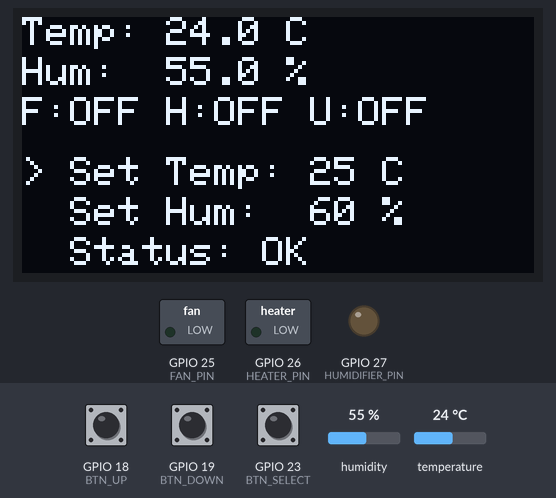
Simulated run of this sketch. Board: ESP32. Shown: 128×64 one-colour display, switched loads named in the sketch (green lamp = pin HIGH), output pins drawn as LEDs (lit = HIGH). Dashed ring = blinking. The inputs (shaded band) are chosen by the test bench; at power-on: humidity 55 %, GPIO 23 (BTN_SELECT) HIGH, temperature 24 °C, GPIO 18 (BTN_UP) HIGH, GPIO 19 (BTN_DOWN) HIGH. WiFi joins after 1.5 s; servers stay silent unless stated; what the sketch prints to the serial monitor is not drawn.

Above: at 12.0 s.
12.1 s: humidity set to 64 %
At 14.0 s:
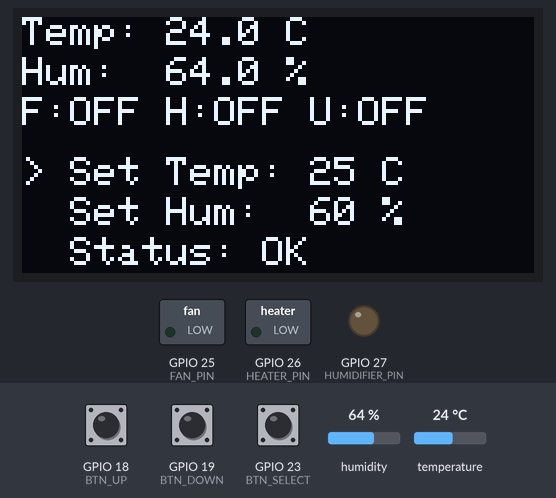
14.4 s: humidity set to 67 %
At 15.8 s:
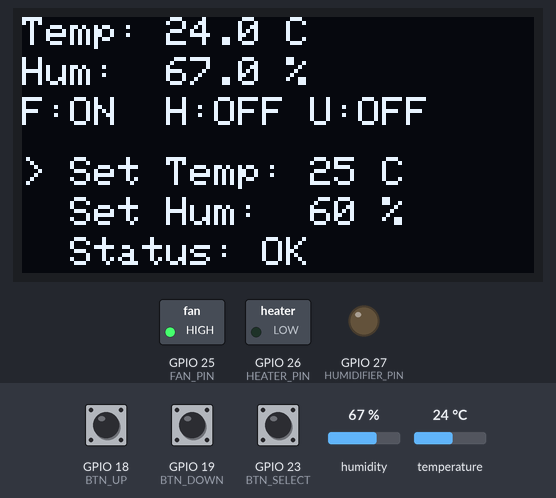
20.5 s: GPIO 23 (BTN_SELECT) pulled LOW for 3.2 s
At 24.3 s:
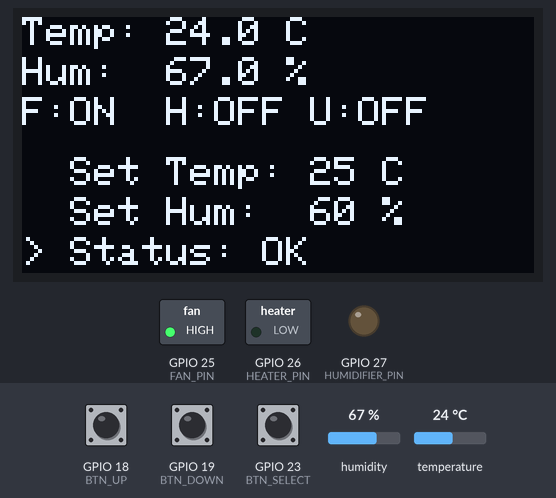
25.2 s: temperature set to 22 °C
At 26.6 s:
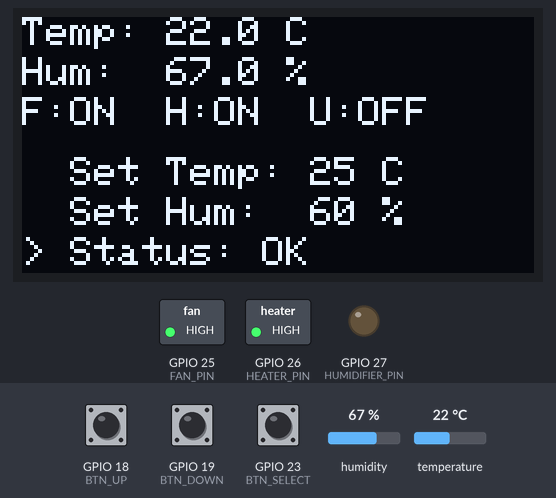
27.0 s: humidity set to 56 %
At 28.4 s:
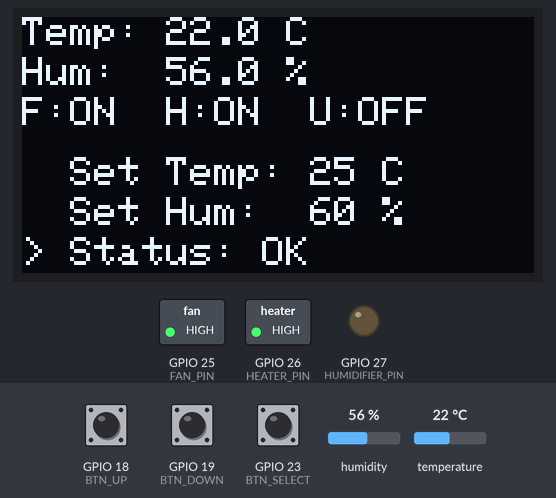
29.1 s: humidity set to 53 %
At 30.0 s:
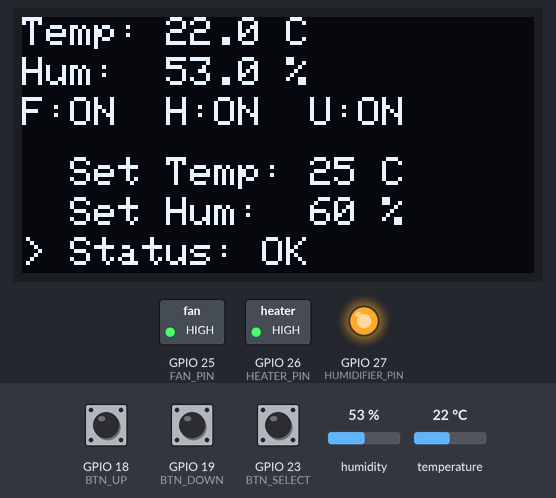
Timing chart, 0 to 32.1 s (numbered marks = the images above; inputs shaded):
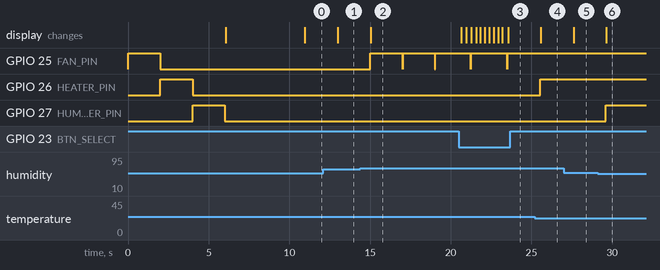

The sketch:

Final_Incubator_Code_For_ESP-32.ino
```cpp
/*
 * ====== ESP32 INCUBATOR WITH BAR PLOT & DEBUGGING ======
 *
 * PIN CONNECTIONS (Based on Code Definitions):
 *
 * SENSORS:
 * - Pin 32 (DHTPIN): DHT11 Temperature & Humidity Sensor DATA pin
 *
 * I2C DISPLAY:
 * - Pin 21: OLED SDA (I2C Data)
 * - Pin 22: OLED SCL (I2C Clock)
 *
 * RELAY/MOSFET CONTROLS:
 * - Pin 25 (FAN_PIN): Fan Control (MOSFET Gate or Relay)
 * - Pin 26 (HEATER_PIN): Heater Control (MOSFET Gate or Relay)
 * - Pin 27 (HUMIDIFIER_PIN): Humidifier Control (MOSFET Gate or Relay)
 *
 * USER BUTTONS:
 * - Pin 18 (BTN_UP): UP Button (with internal pullup)
 * - Pin 19 (BTN_DOWN): DOWN Button (with internal pullup)
 * - Pin 23 (BTN_SELECT): SELECT Button (with internal pullup)
 *
 * POWER CONNECTIONS:
 * - 3.3V: DHT11 VCC, OLED VCC
 * - GND: DHT11 GND, OLED GND, All button common terminals, MOSFET Source
 *
 * BLYNK VIRTUAL PINS:
 * - V0: Current Temperature (°C) - Read Only
 * - V1: Current Humidity (%) - Read Only
 * - V2: Set Temperature (°C) - Read/Write
 * - V3: Set Humidity (%) - Read/Write
 * - V4: Bar Plot Data - Read Only
 *
 * WIFI CREDENTIALS:
 * - SSID: "ESP"
 * - Password: "12345678"
 *
 * DEBUGGING FEATURES:
 * - Complete serial monitoring
 * - Pin testing at startup
 * - Climate control decision logging
 * - Device status display on OLED
 */

// ====== BLYNK CONFIG ======
#define BLYNK_TEMPLATE_ID "TMPL6o_Ss5yuX"
#define BLYNK_TEMPLATE_NAME "Incubator"
#define BLYNK_AUTH_TOKEN "2bJeptLlKvZvXygXEwWGyuGJQzziTzx_"
#include <WiFi.h>
#include <Wire.h>
#include <Adafruit_GFX.h>
#include <Adafruit_SSD1306.h>
#include "DHT.h"
#include <BlynkSimpleEsp32.h>

char auth[] = BLYNK_AUTH_TOKEN;
char ssid[] = "ESP";
char pass[] = "12345678";

// ====== DHT11 & OLED ======
#define DHTPIN   32
#define DHTTYPE  DHT11
DHT dht(DHTPIN, DHTTYPE);

#define SCREEN_WIDTH 128
#define SCREEN_HEIGHT 64
#define OLED_RESET    -1
Adafruit_SSD1306 display(SCREEN_WIDTH, SCREEN_HEIGHT, &Wire, OLED_RESET);

// ====== Relays/MOSFETs ======
#define FAN_PIN 25
#define HEATER_PIN 26
#define HUMIDIFIER_PIN 27

// ====== Buttons ======
#define BTN_UP 18
#define BTN_DOWN 19
#define BTN_SELECT 23

// ====== Globals ======
volatile int setTemp = 25;
volatile int setHum = 60;
volatile float currentTemp = 0;
volatile float currentHum = 0;
volatile int menuIndex = 0;
volatile bool oledReady = false;

BlynkTimer timer;

// ====== Blynk Vpins ======
#define VPIN_TEMP  V0
#define VPIN_HUM   V1
#define VPIN_SETTEMP V2
#define VPIN_SETHUM  V3
#define VPIN_BARPLOT V4

// ====== Button reading helper ======
bool readBtn(uint8_t pin) {
  static uint32_t lastT[40] = {0};
  static uint8_t lastS[40] = {1};
  bool s = digitalRead(pin);
  if (s != lastS[pin]) {
    lastT[pin] = millis();
    lastS[pin] = s;
  }
  return (s == LOW) && (millis() - lastT[pin] > 50);
}

// ====== Independent Climate Control - NO LINKAGE ======
void climateControl(float t, float h) {
  Serial.println("=== INDEPENDENT CLIMATE CONTROL ===");
  Serial.print("Current Temp: "); Serial.print(t, 1); Serial.println("°C");
  Serial.print("Set Temp: "); Serial.print(setTemp); Serial.println("°C");
  Serial.print("Current Humidity: "); Serial.print(h, 1); Serial.println("%");
  Serial.print("Set Humidity: "); Serial.print(setHum); Serial.println("%");

  // Calculate trigger points
  float tempHigh = setTemp + 1;
  float tempLow = setTemp - 1;
  float humHigh = setHum + 5;
  float humLow = setHum - 5;

  Serial.print("Temp Triggers: LOW="); Serial.print(tempLow);
  Serial.print("°C, HIGH="); Serial.print(tempHigh); Serial.println("°C");
  Serial.print("Humidity Triggers: LOW="); Serial.print(humLow);
  Serial.print("%, HIGH="); Serial.print(humHigh); Serial.println("%");

  // ====== INDEPENDENT TEMPERATURE CONTROL ======
  Serial.println("--- Temperature Control ---");
  if (t > tempHigh) {
    Serial.println("🔥 TOO HOT -> FAN ON (COOLING)");
    digitalWrite(FAN_PIN, HIGH);
  } else if (t < tempLow) {
    Serial.println("🥶 TOO COLD -> HEATER ON");
    digitalWrite(HEATER_PIN, HIGH);
  } else {
    Serial.println("🌡️ TEMPERATURE OK -> FAN & HEATER OFF");
    digitalWrite(FAN_PIN, LOW);
    digitalWrite(HEATER_PIN, LOW);
  }

  // ====== INDEPENDENT HUMIDITY CONTROL ======
  Serial.println("--- Humidity Control ---");
  if (h < humLow) {
    Serial.println("🏜️ TOO DRY -> HUMIDIFIER ON");
    digitalWrite(HUMIDIFIER_PIN, HIGH);
  } else if (h > humHigh) {
    Serial.println("💧 TOO HUMID -> HUMIDIFIER OFF");
    digitalWrite(HUMIDIFIER_PIN, LOW);
    // Note: Fan might already be ON for temperature control
    if (digitalRead(FAN_PIN) == LOW) {
      Serial.println("💧 FAN ALSO ON FOR DEHUMIDIFYING");
      digitalWrite(FAN_PIN, HIGH);
    }
  } else {
    Serial.println("💧 HUMIDITY OK -> HUMIDIFIER OFF");
    digitalWrite(HUMIDIFIER_PIN, LOW);
  }

  // Verify final pin states
  Serial.print("Final Pin States: FAN="); Serial.print(digitalRead(FAN_PIN));
  Serial.print(", HEATER="); Serial.print(digitalRead(HEATER_PIN));
  Serial.print(", HUMIDIFIER="); Serial.println(digitalRead(HUMIDIFIER_PIN));
  Serial.println("===================================");
}

// ====== OLED Menu - FIXED ======
void drawMenu(bool force = false) {
  if (!oledReady) return;

  static int lastMenu = -1, lastTemp = -1, lastHum = -1;
  static float lastCurrentTemp = -999, lastCurrentHum = -999;

  if (!force && lastMenu == menuIndex && lastTemp == setTemp &&
      lastHum == setHum && lastCurrentTemp == currentTemp &&
      lastCurrentHum == currentHum) return;

  display.clearDisplay();
  display.setTextSize(1);
  display.setTextColor(SSD1306_WHITE);

  // Current readings
  display.setCursor(0, 0);
  display.print("Temp: ");
  display.print(currentTemp, 1);
  display.println(" C");

  display.setCursor(0, 10);
  display.print("Hum:  ");
  display.print(currentHum, 1);
  display.println(" %");

  // Device status indicators - FIXED SYNTAX ERROR
  display.setCursor(0, 20);
  display.print("F:");
  display.print(digitalRead(FAN_PIN) ? "ON " : "OFF");
  display.print(" H:");
  display.print(digitalRead(HEATER_PIN) ? "ON " : "OFF");
  display.print(" U:");
  display.print(digitalRead(HUMIDIFIER_PIN) ? "ON" : "OFF");

  // Menu items
  display.setCursor(0, 35);
  if (menuIndex == 0) display.print("> ");
  else display.print("  ");
  display.print("Set Temp: ");
  display.print(setTemp);
  display.println(" C");

  display.setCursor(0, 45);
  if (menuIndex == 1) display.print("> ");
  else display.print("  ");
  display.print("Set Hum:  ");
  display.print(setHum);
  display.println(" %");

  display.setCursor(0, 55);
  if (menuIndex == 2) display.print("> ");
  else display.print("  ");
  display.print("Status: OK");

  display.display();

  lastMenu = menuIndex;
  lastTemp = setTemp;
  lastHum = setHum;
  lastCurrentTemp = currentTemp;
  lastCurrentHum = currentHum;
}

// ====== Handle Buttons ======
void handleButtons() {
  if (readBtn(BTN_SELECT)) {
    menuIndex = (menuIndex + 1) % 3;
    Serial.print("Menu Index: "); Serial.println(menuIndex);
    drawMenu(true);
    delay(200);
  }
  if (readBtn(BTN_UP)) {
    if (menuIndex == 0 && setTemp < 50) {
      setTemp++;
      Serial.print("Temperature set to: "); Serial.println(setTemp);
    }
    if (menuIndex == 1 && setHum < 100) {
      setHum++;
      Serial.print("Humidity set to: "); Serial.println(setHum);
    }
    if (WiFi.status() == WL_CONNECTED && Blynk.connected()) {
      Blynk.virtualWrite(VPIN_SETTEMP, setTemp);
      Blynk.virtualWrite(VPIN_SETHUM, setHum);
    }
    drawMenu(true);
    delay(100);
  }
  if (readBtn(BTN_DOWN)) {
    if (menuIndex == 0 && setTemp > 5) {
      setTemp--;
      Serial.print("Temperature set to: "); Serial.println(setTemp);
    }
    if (menuIndex == 1 && setHum > 20) {
      setHum--;
      Serial.print("Humidity set to: "); Serial.println(setHum);
    }
    if (WiFi.status() == WL_CONNECTED && Blynk.connected()) {
      Blynk.virtualWrite(VPIN_SETTEMP, setTemp);
      Blynk.virtualWrite(VPIN_SETHUM, setHum);
    }
    drawMenu(true);
    delay(100);
  }
}

// ====== Task for Core 1: OLED, buttons, DHT, relays ======
void controlTask(void *pvParameters) {
  unsigned long lastDHT = 0;
  const unsigned long dhtInterval = 2000;

  for (;;) {
    // Read DHT sensor
    if (millis() - lastDHT > dhtInterval) {
      lastDHT = millis();
      float h = dht.readHumidity();
      float t = dht.readTemperature();

      if (!isnan(h) && !isnan(t)) {
        currentHum = h;
        currentTemp = t;
        Serial.print("✅ DHT Reading: "); Serial.print(t); Serial.print("°C, "); Serial.print(h); Serial.println("%");
        climateControl(t, h);
      } else {
        Serial.println("❌ DHT Reading FAILED!");
      }
      drawMenu();
    }

    handleButtons();
    vTaskDelay(50 / portTICK_PERIOD_MS);
  }
}

// ====== Send sensor to Blynk ======
void sendToBlynk() {
  if (WiFi.status() == WL_CONNECTED && Blynk.connected()) {
    Blynk.virtualWrite(VPIN_TEMP, currentTemp);
    Blynk.virtualWrite(VPIN_HUM, currentHum);
    Blynk.virtualWrite(VPIN_SETTEMP, setTemp);
    Blynk.virtualWrite(VPIN_SETHUM, setHum);
    Serial.println("📱 Data sent to Blynk");
  } else {
    Serial.println("❌ Blynk not connected");
  }
}

// ====== Send Bar Plot Data to Blynk ======
void sendBarPlotData() {
  if (WiFi.status() == WL_CONNECTED && Blynk.connected()) {
    // Create bar plot data showing current vs target values
    String barData = "";

    // Format: "label1,value1\nlabel2,value2\nlabel3,value3\n"
    barData += "Current Temp," + String(currentTemp, 1) + "\n";
    barData += "Target Temp," + String(setTemp) + "\n";
    barData += "Current Hum," + String(currentHum, 1) + "\n";
    barData += "Target Hum," + String(setHum) + "\n";

    // Add device status indicators (0 = OFF, 1 = ON)
    barData += "Fan," + String(digitalRead(FAN_PIN)) + "\n";
    barData += "Heater," + String(digitalRead(HEATER_PIN)) + "\n";
    barData += "Humidifier," + String(digitalRead(HUMIDIFIER_PIN)) + "\n";

    Blynk.virtualWrite(VPIN_BARPLOT, barData);
    Serial.println("📊 Bar plot data sent to Blynk");
    Serial.print("Bar Data: "); Serial.println(barData);
  }
}

// ====== Pin Test Function ======
void testPins() {
  Serial.println("🔧 TESTING ALL CONTROL PINS...");

  // Test each pin individually
  digitalWrite(FAN_PIN, HIGH);
  Serial.print("Pin 25 (FAN) HIGH: "); Serial.println(digitalRead(FAN_PIN));
  delay(2000);
  digitalWrite(FAN_PIN, LOW);
  Serial.print("Pin 25 (FAN) LOW: "); Serial.println(digitalRead(FAN_PIN));

  digitalWrite(HEATER_PIN, HIGH);
  Serial.print("Pin 26 (HEATER) HIGH: "); Serial.println(digitalRead(HEATER_PIN));
  delay(2000);
  digitalWrite(HEATER_PIN, LOW);
  Serial.print("Pin 26 (HEATER) LOW: "); Serial.println(digitalRead(HEATER_PIN));

  digitalWrite(HUMIDIFIER_PIN, HIGH);
  Serial.print("Pin 27 (HUMIDIFIER) HIGH: "); Serial.println(digitalRead(HUMIDIFIER_PIN));
  delay(2000);
  digitalWrite(HUMIDIFIER_PIN, LOW);
  Serial.print("Pin 27 (HUMIDIFIER) LOW: "); Serial.println(digitalRead(HUMIDIFIER_PIN));

  Serial.println("✅ Pin test completed");
}

// ====== Blynk Handlers ======
BLYNK_WRITE(VPIN_SETTEMP) {
  setTemp = param.asInt();
  Serial.print("🌐 Blynk: Temperature set to "); Serial.println(setTemp);
  drawMenu(true);
}

BLYNK_WRITE(VPIN_SETHUM) {
  setHum = param.asInt();
  Serial.print("🌐 Blynk: Humidity set to "); Serial.println(setHum);
  drawMenu(true);
}

// ====== Setup ======
void setup() {
  Serial.begin(115200);
  Serial.println("🚀 Starting ESP32 Incubator with Debugging...");

  // Initialize pins
  pinMode(FAN_PIN, OUTPUT);
  pinMode(HEATER_PIN, OUTPUT);
  pinMode(HUMIDIFIER_PIN, OUTPUT);
  digitalWrite(FAN_PIN, LOW);
  digitalWrite(HEATER_PIN, LOW);
  digitalWrite(HUMIDIFIER_PIN, LOW);
  Serial.println("✅ Control pins initialized");

  pinMode(BTN_UP, INPUT_PULLUP);
  pinMode(BTN_DOWN, INPUT_PULLUP);
  pinMode(BTN_SELECT, INPUT_PULLUP);
  Serial.println("✅ Button pins initialized");

  // Test pins at startup
  testPins();

  // Initialize I2C with explicit pins
  Wire.begin(21, 22);
  Wire.setClock(100000);

  // Initialize OLED with retries
  Serial.println("🖥️ Initializing OLED...");
  int oledAttempts = 0;
  while (!display.begin(SSD1306_SWITCHCAPVCC, 0x3C) && oledAttempts < 5) {
    Serial.println("❌ OLED init failed, retrying...");
    delay(1000);
    oledAttempts++;
  }

  if (oledAttempts < 5) {
    Serial.println("✅ OLED initialized successfully!");
    oledReady = true;

    // Show startup message
    display.clearDisplay();
    display.setTextSize(1);
    display.setTextColor(SSD1306_WHITE);
    display.setCursor(0, 0);
    display.println("ESP32 Incubator");
    display.println("Starting up...");
    display.println("Debug Mode ON");
    display.display();
    delay(3000);
  } else {
    Serial.println("❌ OLED initialization failed!");
    oledReady = false;
  }

  // Initialize DHT
  dht.begin();
  Serial.println("🌡️ DHT11 initialized");

  // Initialize Blynk
  Serial.println("🌐 Connecting to Blynk...");
  Blynk.begin(auth, ssid, pass);

  // Timer to send sensor data every 10s
  timer.setInterval(10000L, sendToBlynk);

  // Timer to send bar plot data every 15s
  timer.setInterval(15000L, sendBarPlotData);

  // Start controlTask on Core 1
  xTaskCreatePinnedToCore(controlTask, "ControlTask", 8000, NULL, 1, NULL, 1);

  Serial.println("🎉 Setup complete! Monitoring started...");
  Serial.println("💡 Watch Serial Monitor for debugging info");
}

// ====== Loop (Core 0) ======
void loop() {
  Blynk.run();
  timer.run();
  delay(10);
}
```

Measured:
- the behaviour switches between 65 and 66 % on humidity (found by bisection; images 1 and 2)
- the behaviour switches between 24 and 23 °C on temperature (found by bisection; images 3 and 4)
- the behaviour switches between 55 and 54 % on humidity (found by bisection; images 5 and 6)
- after the input at 12.1 s, the display: changes after 0.89 s (image 1)
- after the input at 14.4 s, GPIO 25 (FAN_PIN): alternates HIGH for 2.0 s and LOW for 0.01 s, starting after 0.60 s; the display: changes after 0.63 s (image 2)
- after the input at 20.5 s, the display: first changes after 0.16 s (image 3 shows a later state)
- after the input at 25.2 s, GPIO 25 (FAN_PIN): stays HIGH (without the input it goes to LOW after 0.34 s); GPIO 26 (HEATER_PIN): LOW → HIGH after 0.34 s; the display: changes after 0.38 s (image 4)
- after the input at 27.0 s, the display: changes after 0.62 s (image 5)
- after the input at 29.1 s, GPIO 27 (HUMIDIFIER_PIN): LOW → HIGH after 0.52 s; the display: changes after 0.55 s (image 6)
